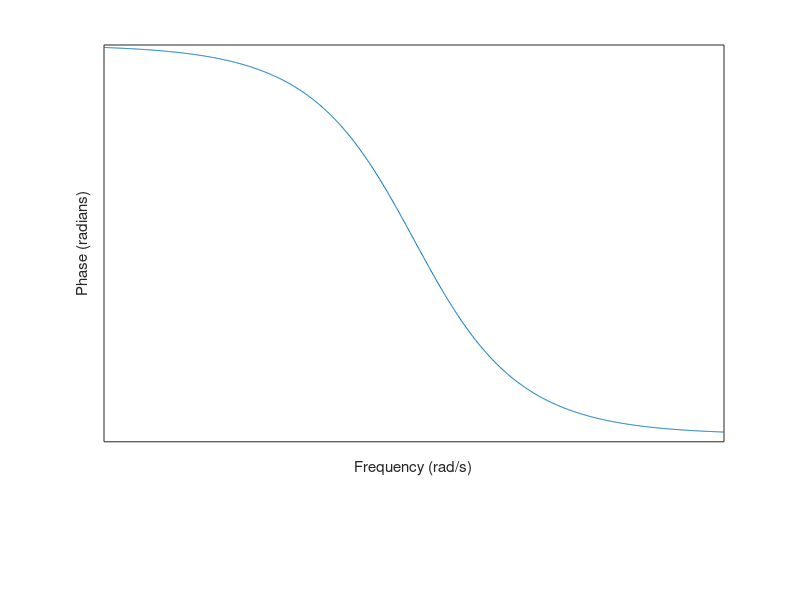

This chart was generated by the following MATLAB code:
% % plotting the sampled waveforms
% % Load the CSV file
% data = readtable('wave-lookups.csv');
% 
% % Extract data from the table
% index = data.index;
% sinusoid = data.sinusoid;
% sawtooth = data.sawtooth;
% triangle = data.triangle;
% 
% % Plot each waveform
% figure;
% plot(index, sinusoid, 'LineWidth', 2);
% hold on;
% plot(index, sawtooth, 'LineWidth', 2);
% plot(index, triangle, 'LineWidth', 2);
% hold off;
% 
% % Increase the font size for all text
% fontSize = 16; % Adjust this value as needed
% 
% % Add title and labels with increased font size
% title('Sampled Waveforms', 'FontSize', fontSize + 4);
% xlabel('Sample Index', 'FontSize', fontSize);
% ylabel('Amplitude', 'FontSize', fontSize);
% 
% % Add a legend with increased font size
% legend({'Sinusoid', 'Sawtooth', 'Triangle'}, 'FontSize', fontSize);
% 
% % Set the font size for the axes
% set(gca, 'FontSize', fontSize);
% 
% % Display the plot
% grid on;

% Plotting a sine wave with its PMW signal

% Generating the true wavefrom
% frequency = 1;  % Hz
% samples = 1000;
% time = linspace(0, 1/frequency, samples);
% sinusoid = (sin(time * 2 * pi * frequency) + 1)/2;
% 
% % Generating the PWM waveform
% lookup_samples = 16;
% time_per_sample = 1/frequency/lookup_samples;
% pwm = zeros(1, samples);
% j = 1;
% for i=1:lookup_samples
%     start_time = time(j);
%     duty_cycle = sinusoid(j);
%     end_of_high_time = start_time + time_per_sample * duty_cycle;
%     end_time = start_time + time_per_sample;
%     while time(j) < end_of_high_time && j < length(pwm)
%         pwm(j) = 1;
%         j = j + 1;
%     end
%     j = find(time > end_time, 1)
% end
% 
% % Plotting
% figure;
% plot(time, sinusoid, 'b', 'LineWidth', 2);
% hold on;
% plot(time, pwm, 'r', 'LineWidth', 2);
% 
% % Increase the font size for all text
% fontSize = 16; % Adjust this value as needed
% 
% title('Sine Wave and Corresponding PWM Signal', 'FontSize', fontSize + 4);
% xlabel('Time', 'FontSize', fontSize);
% ylabel('Amplitude', 'FontSize', fontSize);
% legend('Sine Wave', 'PWM Signal', 'FontSize', fontSize);
% 
% % % Set the font size for the axes
% % set(gca, 'FontSize', fontSize);
% % 
% % % Display the plot
% % grid on;
% 
% 
% 

% % Define the system
% num = 1; % Numerator coefficients (no zeros)
% den = [1 1]; % Denominator coefficients (pole at -1)
% 
% % Create the pole-zero plot
% pzplot(tf(num, den));
% hold on;
% 
% % Mark the pole with an 'x' and add text 'p'
% plot(-1, 0, 'x', 'MarkerSize', 10, 'LineWidth', 2); % Pole at -1
% text(-1, 0.1, 'p', 'HorizontalAlignment', 'center', 'VerticalAlignment', 'bottom');
% 
% % Adjust plot
% xlim([-2 0]);
% ylim([-1 1]);
% grid on;
% title('Pole-Zero Plot');
% xlabel('Real Part');
% ylabel('Imaginary Part');
% hold off;

% Define the system
num = [1];  % Numerator of the transfer function
den = [1 1];  % Denominator of the transfer function

% Create a transfer function
sys = tf(num, den);

% Generate the Bode plot
[mag, phase, w] = bode(sys);

% Convert phase to radians
phase_rad = phase(:) * pi / 180;

% Plot the phase plot on a logarithmic x-axis
figure;
semilogx(w, phase_rad);
xlabel('Frequency (rad/s)');
ylabel('Phase (radians)');

% Remove ticks on x and y axes
set(gca, 'XTick', []);
set(gca, 'YTick', []);
